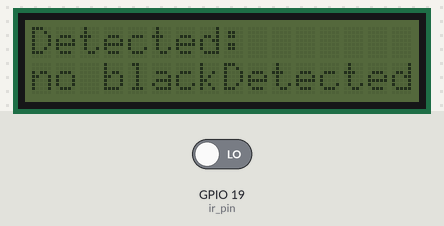
A program run on a simulated Raspberry Pi (BCM pin numbers). Shown: 16×2 character LCD. Inputs (shaded band) come from the test bench; at power-on: GPIO 19 (ir_pin) LOW.

Above: at 1.2 s.
1.3 s: GPIO 19 (ir_pin) driven HIGH
At 1.68 s:
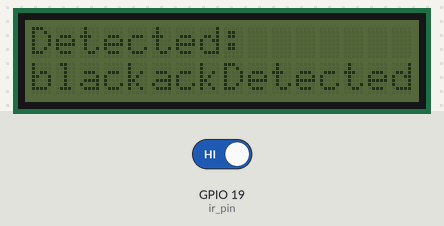
At 2.8 s:
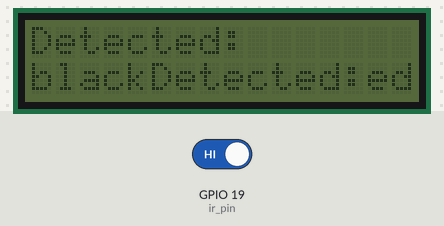
3.3 s: GPIO 19 (ir_pin) driven LOW
At 3.75 s:
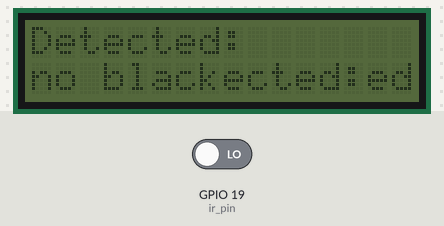
Timing chart, 0 to 6.3 s (numbered marks = the images above; inputs shaded):
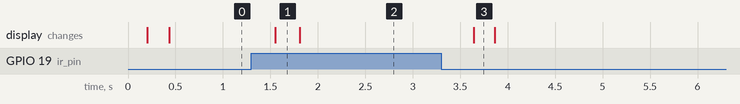

The program:

tracing_experiment.py
```python
import time
import RPi.GPIO as GPIO
import Adafruit_CharLCD as LCD

ir_pin = 19
GPIO.setmode(GPIO.BCM)
GPIO.setup(ir_pin, GPIO.IN)

class LCDModule():
    def __init__(self):
        self.address = 0x21
        self.lcd_columns = 16
        self.lcd_rows = 2
        self.lcd = LCD.Adafruit_CharLCDBackpack(address=self.address)

    def turn_off(self):
        self.lcd.set_backlight(1)

    def turn_on(self):
        self.lcd.set_backlight(0)

    def clear(self):
        self.lcd.clear()

    def write_lcd(self, text):
        self.turn_on()
        time.sleep(0.1)
        self.lcd.message(text)
        time.sleep(0.05)

lcd_screen = LCDModule()
delay = 0.15

try:
    while True:
        if GPIO.input(ir_pin) == 1:
            lcd_screen.write_lcd("Detected:\nblack")
            time.sleep(0.05)
        if GPIO.input(ir_pin) == 0:
            lcd_screen.write_lcd("Detected:\nno black")
            time.sleep(0.05)
except KeyboardInterrupt:
    lcd_screen.clear()
    lcd_screen.turn_off()
    GPIO.cleanup()
```

Measured:
- after the input at 1.3 s, the display: changes after 0.25 s (image 1)
- after the input at 3.3 s, the display: changes after 0.34 s (image 3)
